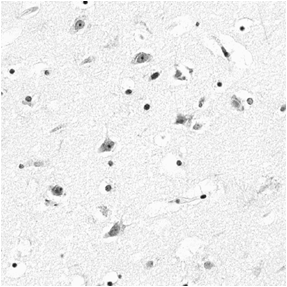
#> input picture aula10_morfologia_matematica/img4.png, 287 x 287 px
$ python resolucao_exerc4.py
#> lines starting #> are read from the running program, lines starting #| are printed output that depends on the picture; after the words box and inside, x2 and y2 are one past the last pixel; in counts of white or black regions, pixels touching at a corner belong together
# Importação dos módulos
import cv2


def main():
    """Função principal do programa.
    """

    # Abre a imagem em escala de cinza
    image = cv2.imread('./img4.png', cv2.IMREAD_GRAYSCALE)
#> image is the input picture: shape (287, 287); min 12, max 255, mean 237.6

    # Aplica a limiarização de Otsu
    threshold, otsu_image = cv2.threshold(
        image, 0, 255, cv2.THRESH_BINARY_INV + cv2.THRESH_OTSU)
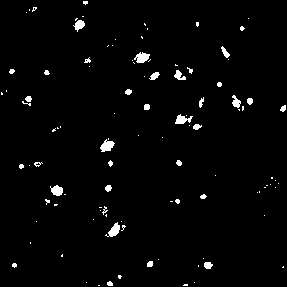
#> otsu_image: shape (287, 287); 2.2% white; 104 white regions (72 under 20 px), largest, box (x1, y1, x2, y2) and area: (100, 139, 115, 152) 117, (134, 52, 150, 63) 114, (105, 222, 120, 237) 110
#> threshold = 189

    # Exibe o limiar encontrado
    print(f'Limiar utilizado: {threshold}')
#| Limiar utilizado: 189.0

    # Salva a imagem limiarizada
    cv2.imwrite('imagem_limiarizada.png', otsu_image)

    # Cria um elemento estruturante retangular 3x3
    kernel = cv2.getStructuringElement(cv2.MORPH_RECT, (3, 3))

    # Aplica a operação morfológica de dilatação
    dilated_image = cv2.morphologyEx(otsu_image, cv2.MORPH_DILATE, kernel)
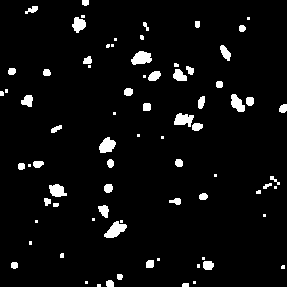
#> dilated_image: shape (287, 287); 4.7% white; 77 white regions (31 under 20 px), largest, box (x1, y1, x2, y2) and area: (104, 221, 127, 238) 219, (131, 51, 152, 65) 209, (174, 113, 194, 127) 187

    # Salva a imagem dilata
    cv2.imwrite('imagem_dilatada.png', dilated_image)

    # Para cada largura W
    for width in range(7, 11):

        # Para cada altura H
        for height in range(7, 11):
            # Cria um elemento estruturante retangular WxH
            kernel = cv2.getStructuringElement(cv2.MORPH_RECT, (width, height))

            # Aplica a operação morfológica de abertura
            new_image = cv2.morphologyEx(dilated_image, cv2.MORPH_OPEN, kernel)

            # Salva a nova imagem
            cv2.imwrite(
                f'nova_imagem_kernel_{width}x{height}.png', new_image)
#> this loop made 4 passes
#> pass 1, in main, `cv2.imwrite( f'nova_imagem_kernel_{width}x{height}.png', new_image)`:
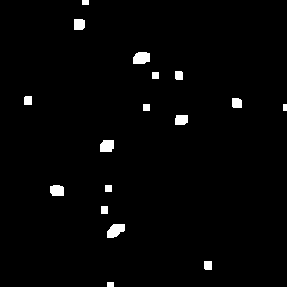
#> saved as nova_imagem_kernel_7x7.png: shape (287, 287); 1.8% white; 17 white regions, largest, box (x1, y1, x2, y2) and area: (107, 224, 125, 238) 185, (133, 52, 150, 64) 179, (100, 140, 114, 152) 153
#> pass 1, in main, `cv2.imwrite( f'nova_imagem_kernel_{width}x{height}.png', new_image)`:
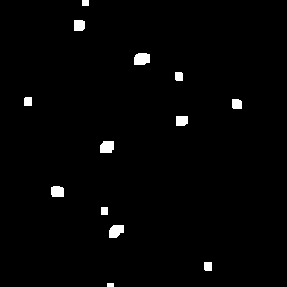
#> saved as nova_imagem_kernel_7x8.png: shape (287, 287); 1.6% white; 13 white regions, largest, box (x1, y1, x2, y2) and area: (134, 53, 150, 65) 172, (109, 225, 124, 238) 158, (100, 141, 114, 153) 153
#> pass 1, in main, `cv2.imwrite( f'nova_imagem_kernel_{width}x{height}.png', new_image)`:
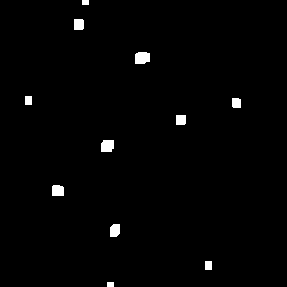
#> saved as nova_imagem_kernel_7x9.png: shape (287, 287); 1.3% white; 11 white regions, largest, box (x1, y1, x2, y2) and area: (135, 52, 150, 64) 164, (101, 140, 114, 152) 145, (52, 185, 64, 196) 126
#> pass 1, in main, `cv2.imwrite( f'nova_imagem_kernel_{width}x{height}.png', new_image)`:
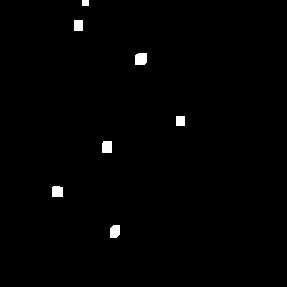
#> saved as nova_imagem_kernel_7x10.png: shape (287, 287); 0.88% white; 7 white regions, largest, box (x1, y1, x2, y2) and area: (135, 53, 147, 65) 137, (102, 141, 112, 153) 118, (110, 225, 120, 238) 118


if __name__ == '__main__':
    """Ponto de entrada do programa.
    """

    # Chama a Função Principal
    main()
